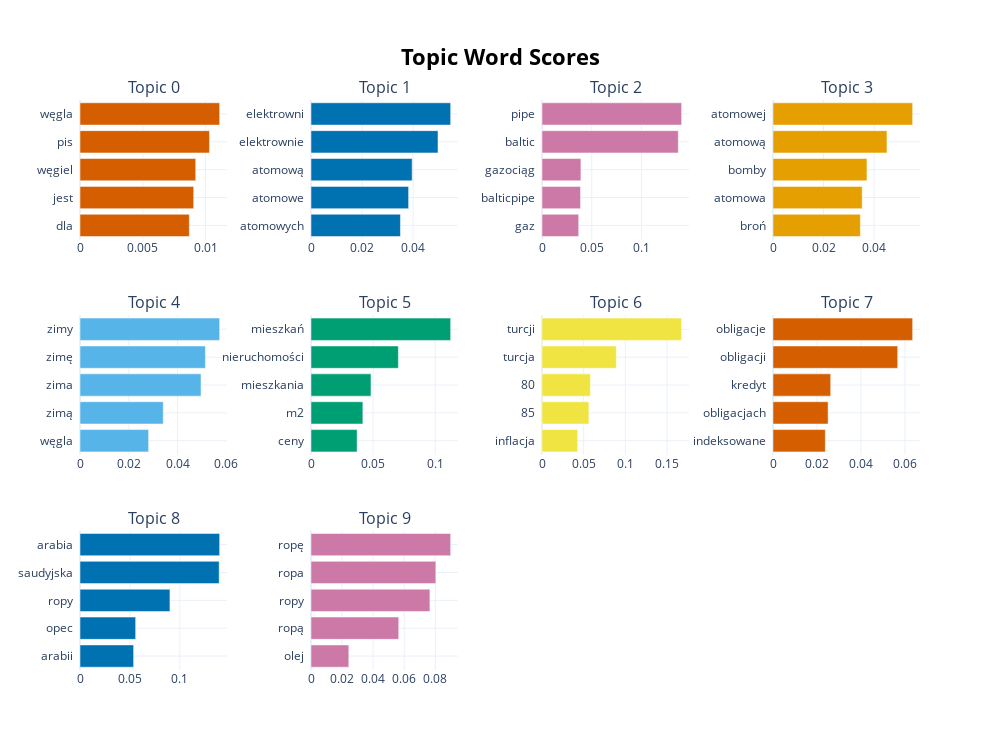

Write notebook code for a chart like this one.
### Markdown cell above
### Terms representing topics for top 10 classes
We can visualize the selected terms for a few topics by creating bar charts out of the c-TF-IDF scores for each topic representation. Insights can be gained from the relative c-TF-IDF scores between and within topics. Moreover, you can easily compare topic representations to each other.

### Code cell
model.visualize_barchart(top_n_topics=10)

### Figure 1 — Plotly figure (JSON) as saved in the notebook; plotly's stock layout.template omitted (floating-point values rounded to 4 significant figures)
{"data": [{"marker": {"color": "#D55E00"}, "orientation": "h", "type": "bar", "x": [0.008702, 0.009051, 0.009212, 0.01031, 0.01112], "xaxis": "x", "y": ["dla  ", "jest  ", "węgiel  ", "pis  ", "węgla  "], "yaxis": "y"}, {"marker": {"color": "#0072B2"}, "orientation": "h", "type": "bar", "x": [0.03504, 0.03824, 0.03964, 0.04977, 0.05472], "xaxis": "x2", "y": ["atomowych  ", "atomowe  ", "atomową  ", "elektrownie  ", "elektrowni  "], "yaxis": "y2"}, {"marker": {"color": "#CC79A7"}, "orientation": "h", "type": "bar", "x": [0.03687, 0.03872, 0.03908, 0.137, 0.1403], "xaxis": "x3", "y": ["gaz  ", "balticpipe  ", "gazociąg  ", "baltic  ", "pipe  "], "yaxis": "y3"}, {"marker": {"color": "#E69F00"}, "orientation": "h", "type": "bar", "x": [0.03456, 0.03528, 0.03717, 0.04508, 0.05524], "xaxis": "x4", "y": ["broń  ", "atomowa  ", "bomby  ", "atomową  ", "atomowej  "], "yaxis": "y4"}, {"marker": {"color": "#56B4E9"}, "orientation": "h", "type": "bar", "x": [0.02814, 0.03416, 0.04964, 0.05145, 0.05728], "xaxis": "x5", "y": ["węgla  ", "zimą  ", "zima  ", "zimę  ", "zimy  "], "yaxis": "y5"}, {"marker": {"color": "#009E73"}, "orientation": "h", "type": "bar", "x": [0.03714, 0.04177, 0.0483, 0.07034, 0.1125], "xaxis": "x6", "y": ["ceny  ", "m2  ", "mieszkania  ", "nieruchomości  ", "mieszkań  "], "yaxis": "y6"}, {"marker": {"color": "#F0E442"}, "orientation": "h", "type": "bar", "x": [0.04281, 0.05623, 0.05811, 0.0892, 0.1676], "xaxis": "x7", "y": ["inflacja  ", "85  ", "80  ", "turcja  ", "turcji  "], "yaxis": "y7"}, {"marker": {"color": "#D55E00"}, "orientation": "h", "type": "bar", "x": [0.0238, 0.02506, 0.02623, 0.05672, 0.06351], "xaxis": "x8", "y": ["indeksowane  ", "obligacjach  ", "kredyt  ", "obligacji  ", "obligacje  "], "yaxis": "y8"}, {"marker": {"color": "#0072B2"}, "orientation": "h", "type": "bar", "x": [0.05375, 0.05577, 0.09011, 0.1395, 0.1399], "xaxis": "x9", "y": ["arabii  ", "opec  ", "ropy  ", "saudyjska  ", "arabia  "], "yaxis": "y9"}, {"marker": {"color": "#CC79A7"}, "orientation": "h", "type": "bar", "x": [0.02434, 0.05647, 0.07654, 0.08035, 0.08989], "xaxis": "x10", "y": ["olej  ", "ropą  ", "ropy  ", "ropa  ", "ropę  "], "yaxis": "y10"}], "layout": {"annotations": [{"font": {"size": 16}, "showarrow": false, "text": "Topic 0", "x": 0.0875, "xanchor": "center", "xref": "paper", "y": 1, "yanchor": "bottom", "yref": "paper"}, {"font": {"size": 16}, "showarrow": false, "text": "Topic 1", "x": 0.3625, "xanchor": "center", "xref": "paper", "y": 1, "yanchor": "bottom", "yref": "paper"}, {"font": {"size": 16}, "showarrow": false, "text": "Topic 2", "x": 0.6375, "xanchor": "center", "xref": "paper", "y": 1, "yanchor": "bottom", "yref": "paper"}, {"font": {"size": 16}, "showarrow": false, "text": "Topic 3", "x": 0.9125, "xanchor": "center", "xref": "paper", "y": 1, "yanchor": "bottom", "yref": "paper"}, {"font": {"size": 16}, "showarrow": false, "text": "Topic 4", "x": 0.0875, "xanchor": "center", "xref": "paper", "y": 0.6222, "yanchor": "bottom", "yref": "paper"}, {"font": {"size": 16}, "showarrow": false, "text": "Topic 5", "x": 0.3625, "xanchor": "center", "xref": "paper", "y": 0.6222, "yanchor": "bottom", "yref": "paper"}, {"font": {"size": 16}, "showarrow": false, "text": "Topic 6", "x": 0.6375, "xanchor": "center", "xref": "paper", "y": 0.6222, "yanchor": "bottom", "yref": "paper"}, {"font": {"size": 16}, "showarrow": false, "text": "Topic 7", "x": 0.9125, "xanchor": "center", "xref": "paper", "y": 0.6222, "yanchor": "bottom", "yref": "paper"}, {"font": {"size": 16}, "showarrow": false, "text": "Topic 8", "x": 0.0875, "xanchor": "center", "xref": "paper", "y": 0.2444, "yanchor": "bottom", "yref": "paper"}, {"font": {"size": 16}, "showarrow": false, "text": "Topic 9", "x": 0.3625, "xanchor": "center", "xref": "paper", "y": 0.2444, "yanchor": "bottom", "yref": "paper"}], "height": 750, "hoverlabel": {"bgcolor": "white", "font": {"family": "Rockwell", "size": 16}}, "showlegend": false, "title": {"font": {"color": "Black", "size": 22}, "text": "<b>Topic Word Scores", "x": 0.5, "xanchor": "center", "yanchor": "top"}, "width": 1000, "xaxis": {"anchor": "y", "domain": [0, 0.175], "showgrid": true}, "xaxis10": {"anchor": "y10", "domain": [0.275, 0.45], "showgrid": true}, "xaxis11": {"anchor": "y11", "domain": [0.55, 0.725], "showgrid": true}, "xaxis12": {"anchor": "y12", "domain": [0.825, 1], "showgrid": true}, "xaxis2": {"anchor": "y2", "domain": [0.275, 0.45], "showgrid": true}, "xaxis3": {"anchor": "y3", "domain": [0.55, 0.725], "showgrid": true}, "xaxis4": {"anchor": "y4", "domain": [0.825, 1], "showgrid": true}, "xaxis5": {"anchor": "y5", "domain": [0, 0.175], "showgrid": true}, "xaxis6": {"anchor": "y6", "domain": [0.275, 0.45], "showgrid": true}, "xaxis7": {"anchor": "y7", "domain": [0.55, 0.725], "showgrid": true}, "xaxis8": {"anchor": "y8", "domain": [0.825, 1], "showgrid": true}, "xaxis9": {"anchor": "y9", "domain": [0, 0.175], "showgrid": true}, "yaxis": {"anchor": "x", "domain": [0.7556, 1], "showgrid": true}, "yaxis10": {"anchor": "x10", "domain": [0, 0.2444], "showgrid": true}, "yaxis11": {"anchor": "x11", "domain": [0, 0.2444], "showgrid": true}, "yaxis12": {"anchor": "x12", "domain": [0, 0.2444], "showgrid": true}, "yaxis2": {"anchor": "x2", "domain": [0.7556, 1], "showgrid": true}, "yaxis3": {"anchor": "x3", "domain": [0.7556, 1], "showgrid": true}, "yaxis4": {"anchor": "x4", "domain": [0.7556, 1], "showgrid": true}, "yaxis5": {"anchor": "x5", "domain": [0.3778, 0.6222], "showgrid": true}, "yaxis6": {"anchor": "x6", "domain": [0.3778, 0.6222], "showgrid": true}, "yaxis7": {"anchor": "x7", "domain": [0.3778, 0.6222], "showgrid": true}, "yaxis8": {"anchor": "x8", "domain": [0.3778, 0.6222], "showgrid": true}, "yaxis9": {"anchor": "x9", "domain": [0, 0.2444], "showgrid": true}}}
